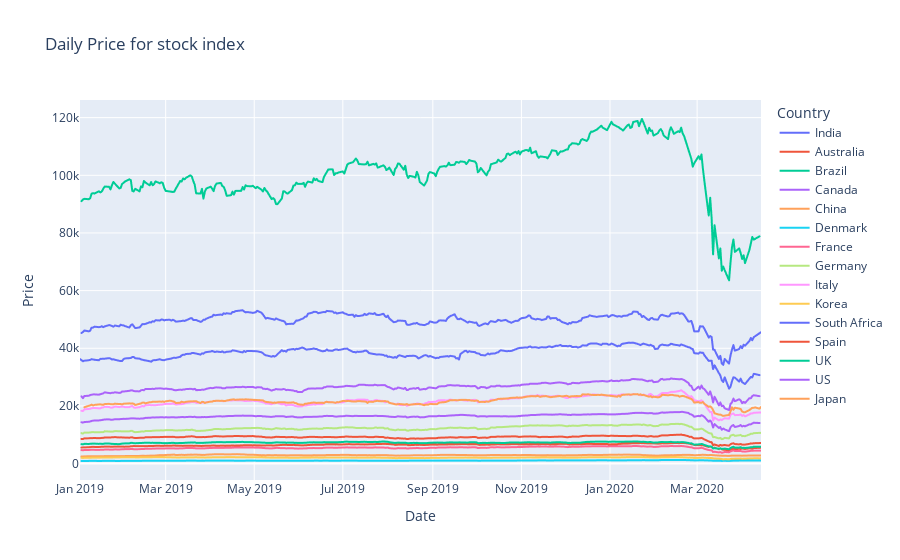

Notebook cell for this chart:
### Code cell
fig = px.line(stock_data.groupby(['Date','Country'])[['Price']].sum().reset_index(), x="Date", y="Price", color='Country',title='Daily Price for stock index')
fig.show()

### Figure 1 — Plotly figure (JSON) as saved in the notebook; plotly's stock layout.template omitted (floating-point values rounded to 4 significant figures; data arrays with more than 128 entries replaced by an {"elided": "..."} marker saying what was removed)
{"data": [{"hovertemplate": "Country=India<br>Date=%{x}<br>Price=%{y}<extra></extra>", "legendgroup": "India", "line": {"color": "#636efa", "dash": "solid"}, "mode": "lines", "name": "India", "showlegend": true, "type": "scattergl", "x": {"elided": "314 str values"}, "xaxis": "x", "y": {"elided": "314 str values"}, "yaxis": "y"}, {"hovertemplate": "Country=Australia<br>Date=%{x}<br>Price=%{y}<extra></extra>", "legendgroup": "Australia", "line": {"color": "#EF553B", "dash": "solid"}, "mode": "lines", "name": "Australia", "showlegend": true, "type": "scattergl", "x": {"elided": "324 str values"}, "xaxis": "x", "y": {"elided": "324 str values"}, "yaxis": "y"}, {"hovertemplate": "Country=Brazil<br>Date=%{x}<br>Price=%{y}<extra></extra>", "legendgroup": "Brazil", "line": {"color": "#00cc96", "dash": "solid"}, "mode": "lines", "name": "Brazil", "showlegend": true, "type": "scattergl", "x": {"elided": "318 str values"}, "xaxis": "x", "y": {"elided": "318 str values"}, "yaxis": "y"}, {"hovertemplate": "Country=Canada<br>Date=%{x}<br>Price=%{y}<extra></extra>", "legendgroup": "Canada", "line": {"color": "#ab63fa", "dash": "solid"}, "mode": "lines", "name": "Canada", "showlegend": true, "type": "scattergl", "x": {"elided": "322 str values"}, "xaxis": "x", "y": {"elided": "322 str values"}, "yaxis": "y"}, {"hovertemplate": "Country=China<br>Date=%{x}<br>Price=%{y}<extra></extra>", "legendgroup": "China", "line": {"color": "#FFA15A", "dash": "solid"}, "mode": "lines", "name": "China", "showlegend": true, "type": "scattergl", "x": {"elided": "311 str values"}, "xaxis": "x", "y": {"elided": "311 str values"}, "yaxis": "y"}, {"hovertemplate": "Country=Denmark<br>Date=%{x}<br>Price=%{y}<extra></extra>", "legendgroup": "Denmark", "line": {"color": "#19d3f3", "dash": "solid"}, "mode": "lines", "name": "Denmark", "showlegend": true, "type": "scattergl", "x": {"elided": "319 str values"}, "xaxis": "x", "y": {"elided": "319 str values"}, "yaxis": "y"}, {"hovertemplate": "Country=France<br>Date=%{x}<br>Price=%{y}<extra></extra>", "legendgroup": "France", "line": {"color": "#FF6692", "dash": "solid"}, "mode": "lines", "name": "France", "showlegend": true, "type": "scattergl", "x": {"elided": "327 str values"}, "xaxis": "x", "y": {"elided": "327 str values"}, "yaxis": "y"}, {"hovertemplate": "Country=Germany<br>Date=%{x}<br>Price=%{y}<extra></extra>", "legendgroup": "Germany", "line": {"color": "#B6E880", "dash": "solid"}, "mode": "lines", "name": "Germany", "showlegend": true, "type": "scattergl", "x": {"elided": "323 str values"}, "xaxis": "x", "y": {"elided": "323 str values"}, "yaxis": "y"}, {"hovertemplate": "Country=Italy<br>Date=%{x}<br>Price=%{y}<extra></extra>", "legendgroup": "Italy", "line": {"color": "#FF97FF", "dash": "solid"}, "mode": "lines", "name": "Italy", "showlegend": true, "type": "scattergl", "x": {"elided": "324 str values"}, "xaxis": "x", "y": {"elided": "324 str values"}, "yaxis": "y"}, {"hovertemplate": "Country=Korea<br>Date=%{x}<br>Price=%{y}<extra></extra>", "legendgroup": "Korea", "line": {"color": "#FECB52", "dash": "solid"}, "mode": "lines", "name": "Korea", "showlegend": true, "type": "scattergl", "x": {"elided": "318 str values"}, "xaxis": "x", "y": {"elided": "318 str values"}, "yaxis": "y"}, {"hovertemplate": "Country=South Africa<br>Date=%{x}<br>Price=%{y}<extra></extra>", "legendgroup": "South Africa", "line": {"color": "#636efa", "dash": "solid"}, "mode": "lines", "name": "South Africa", "showlegend": true, "type": "scattergl", "x": {"elided": "321 str values"}, "xaxis": "x", "y": {"elided": "321 str values"}, "yaxis": "y"}, {"hovertemplate": "Country=Spain<br>Date=%{x}<br>Price=%{y}<extra></extra>", "legendgroup": "Spain", "line": {"color": "#EF553B", "dash": "solid"}, "mode": "lines", "name": "Spain", "showlegend": true, "type": "scattergl", "x": {"elided": "327 str values"}, "xaxis": "x", "y": {"elided": "327 str values"}, "yaxis": "y"}, {"hovertemplate": "Country=UK<br>Date=%{x}<br>Price=%{y}<extra></extra>", "legendgroup": "UK", "line": {"color": "#00cc96", "dash": "solid"}, "mode": "lines", "name": "UK", "showlegend": true, "type": "scattergl", "x": {"elided": "325 str values"}, "xaxis": "x", "y": {"elided": "325 str values"}, "yaxis": "y"}, {"hovertemplate": "Country=US<br>Date=%{x}<br>Price=%{y}<extra></extra>", "legendgroup": "US", "line": {"color": "#ab63fa", "dash": "solid"}, "mode": "lines", "name": "US", "showlegend": true, "type": "scattergl", "x": {"elided": "322 str values"}, "xaxis": "x", "y": {"elided": "322 str values"}, "yaxis": "y"}, {"hovertemplate": "Country=Japan<br>Date=%{x}<br>Price=%{y}<extra></extra>", "legendgroup": "Japan", "line": {"color": "#FFA15A", "dash": "solid"}, "mode": "lines", "name": "Japan", "showlegend": true, "type": "scattergl", "x": {"elided": "309 str values"}, "xaxis": "x", "y": {"elided": "309 str values"}, "yaxis": "y"}], "layout": {"legend": {"title": {"text": "Country"}, "tracegroupgap": 0}, "title": {"text": "Daily Price for stock index"}, "xaxis": {"anchor": "y", "domain": [0, 1], "title": {"text": "Date"}}, "yaxis": {"anchor": "x", "domain": [0, 1], "title": {"text": "Price"}}}}
